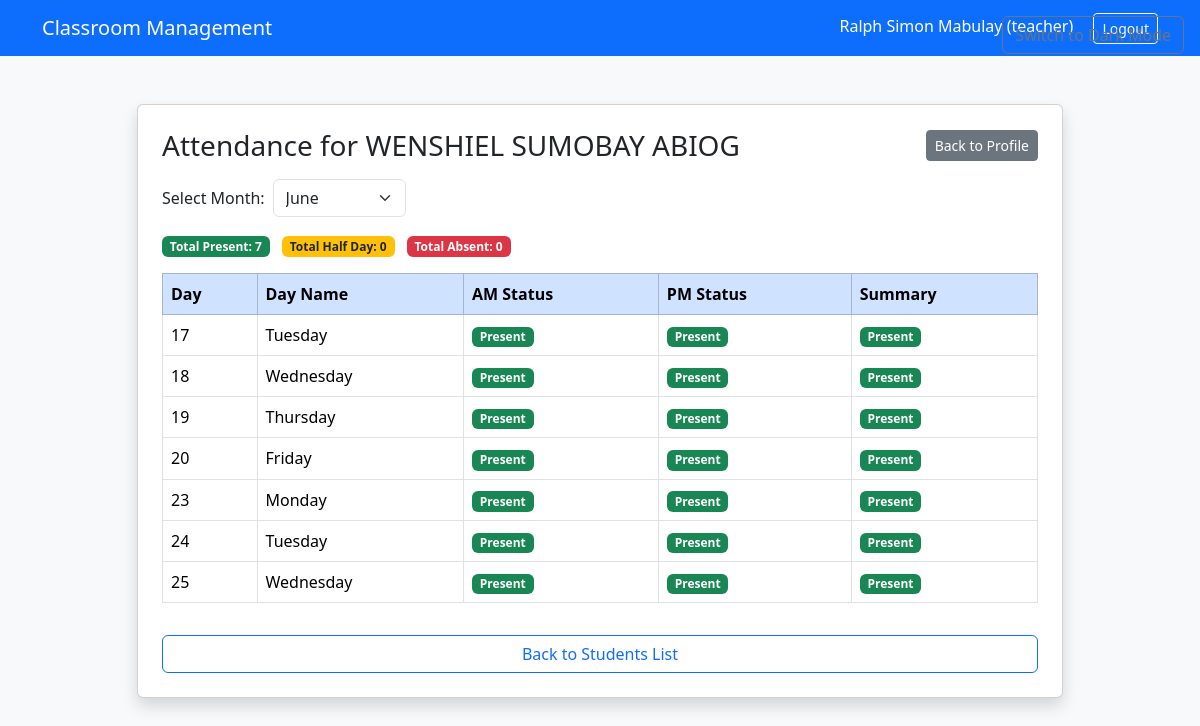
The app's page /student_attendance.php?lrn=173820946153 (signed in) with its own data.
### tables this page shows
CREATE TABLE `tbl_students` (
  `id` int(11) NOT NULL AUTO_INCREMENT,
  `lrn` varchar(12) NOT NULL,
  `first_name` varchar(50) NOT NULL,
  `last_name` varchar(50) NOT NULL,
  `birthdate` date NOT NULL,
  `gender` enum('Male','Female') NOT NULL,
  `address` varchar(255) DEFAULT NULL,
  `grade_level` varchar(10) DEFAULT NULL,
  `section` varchar(50) DEFAULT NULL,
  `contact_number` varchar(20) DEFAULT NULL,
  `guardian_name` varchar(100) DEFAULT NULL,
  `profile_picture` varchar(255) DEFAULT NULL,
  PRIMARY KEY (`id`),
  UNIQUE KEY `lrn` (`lrn`)
);

CREATE TABLE `tbl_attendance_raw` (
  `id` int(11) NOT NULL AUTO_INCREMENT,
  `student_id` int(11) NOT NULL,
  `school_year` varchar(9) NOT NULL,
  `month` varchar(15) NOT NULL,
  `day` int(11) NOT NULL,
  `day_name` enum('Monday','Tuesday','Wednesday','Thursday','Friday') NOT NULL,
  `am_status` enum('Present','Absent') DEFAULT 'Absent',
  `pm_status` enum('Present','Absent') DEFAULT 'Absent',
  `is_tardy` tinyint(1) DEFAULT 0,
  `date_recorded` datetime DEFAULT current_timestamp(),
  PRIMARY KEY (`id`),
  KEY `student_id` (`student_id`),
  CONSTRAINT `tbl_attendance_raw_ibfk_1` FOREIGN KEY (`student_id`) REFERENCES `tbl_students` (`id`)
);

### student_attendance.php (the view, shortened to what this page needs)
<?php
require 'db_connect.php';
$student_lrn = isset($_GET['lrn']) ? $_GET['lrn'] : '';
$month = isset($_GET['month']) ? $_GET['month'] : date('F');
$stmt = $pdo->prepare("SELECT * FROM tbl_students WHERE lrn = ?");
$stmt->execute([$student_lrn]);
$student = $stmt->fetch();
$stmt = $pdo->prepare("SELECT day, day_name, am_status, pm_status FROM tbl_attendance_raw WHERE student_id = ? AND month = ? ORDER BY day ASC");
$stmt->execute([$student['id'], $month]);
$attendance = $stmt->fetchAll();
$total_present = 0;
$total_halfday = 0;
$total_absent = 0;
foreach ($attendance as $row) {
    if ($row['am_status'] === 'Present' && $row['pm_status'] === 'Present') {
        $total_present++;
    } elseif (
        ($row['am_status'] === 'Absent' && $row['pm_status'] === 'Present') ||
        ($row['am_status'] === 'Present' && $row['pm_status'] === 'Absent')
    ) {
        $total_halfday++;
    } elseif ($row['am_status'] === 'Absent' && $row['pm_status'] === 'Absent') {
        $total_absent++;
    }
}
$months = [
    'June', 'July', 'August', 'September', 'October', 'November',
    'December', 'January', 'February', 'March', 'April'
];
?>
<!DOCTYPE html>
<html>
<head>
    <link href="https://cdn.jsdelivr.net/npm/bootstrap@5.3.3/dist/css/bootstrap.min.css" rel="stylesheet">
</head>
<body class="bg-light">
    <nav class="navbar navbar-expand-lg navbar-dark bg-primary">
        <div class="container">
            <a class="navbar-brand" href="index.php">Classroom Management</a>
            <div class="ms-auto">
                <span class="navbar-text text-white me-3">
                    <?= htmlspecialchars($_SESSION['full_name']) ?> (<?= htmlspecialchars($_SESSION['role']) ?>)
                </span>
                <a href="logout.php" class="btn btn-outline-light btn-sm">Logout</a>
            </div>
        </div>
    </nav>
    <div class="container py-5">
        <div class="row justify-content-center">
            <div class="col-lg-10">
                <div class="card shadow p-4">
                    <div class="d-flex justify-content-between align-items-center mb-3">
                        <h3 class="mb-0">Attendance for <?= htmlspecialchars($student['first_name'] . ' ' . $student['last_name']) ?></h3>
                        <div>
                            <a href="student_profile.php?lrn=<?= urlencode($student['lrn']) ?>" class="btn btn-secondary btn-sm">Back to Profile</a>
                        </div>
                    </div>
                    <form method="get" class="mb-3">
                        <div class="row g-2 align-items-center">
                            <div class="col-auto">
                                <label for="month" class="col-form-label">Select Month:</label>
                            </div>
                            <div class="col-auto">
                                <select name="month" id="month" class="form-select" onchange="this.form.submit()">
                                    <?php foreach ($months as $m): ?>
                                        <option value="<?= $m ?>" <?= $month === $m ? 'selected' : '' ?>><?= $m ?></option>
                                    <?php endforeach; ?>
                                </select>
                            </div>
                        </div>
                    </form>
                    <div class="table-responsive">
                        <div class="mb-3">
                            <span class="badge bg-success me-2">Total Present: <?= $total_present ?></span>
                            <span class="badge bg-warning text-dark me-2">Total Half Day: <?= $total_halfday ?></span>
                            <span class="badge bg-danger">Total Absent: <?= $total_absent ?></span>
                        </div>
                        <table class="table table-bordered table-hover align-middle">
                            <thead class="table-primary">
                                <tr>
                                    <th>Day</th>
                                    <th>Day Name</th>
                                    <th>AM Status</th>
                                    <th>PM Status</th>
                                    <th>Summary</th>
                                </tr>
                            </thead>
                            <tbody>
                                <?php if (count($attendance) > 0): ?>
                                    <?php foreach ($attendance as $row): ?>
                                        <tr>
                                            <td><?= htmlspecialchars($row['day']) ?></td>
                                            <td><?= htmlspecialchars($row['day_name']) ?></td>
                                            <td>
                                                <span class="badge bg-<?= $row['am_status'] === 'Present' ? 'success' : ($row['am_status'] === 'Tardy' ? 'warning text-dark' : 'danger') ?>">
                                                    <?= htmlspecialchars($row['am_status']) ?>
                                                </span>
                                            </td>
                                            <td>
                                                <span class="badge bg-<?= $row['pm_status'] === 'Present' ? 'success' : ($row['pm_status'] === 'Tardy' ? 'warning text-dark' : 'danger') ?>">
                                                    <?= htmlspecialchars($row['pm_status']) ?>
                                                </span>
                                            </td>
                                            <td>
                                                <?php
                                                if ($row['am_status'] === 'Present' && $row['pm_status'] === 'Present') {
                                                    echo '<span class="badge bg-success">Present</span>';
                                                } elseif (
                                                    ($row['am_status'] === 'Absent' && $row['pm_status'] === 'Present') ||
                                                    ($row['am_status'] === 'Present' && $row['pm_status'] === 'Absent')
                                                ) {
                                                    echo '<span class="badge bg-warning text-dark">Half Day</span>';
                                                } elseif ($row['am_status'] === 'Absent' && $row['pm_status'] === 'Absent') {
                                                    echo '<span class="badge bg-danger">Absent</span>';
                                                } else {
                                                    echo '<span class="badge bg-secondary">N/A</span>';
                                                }
                                                ?>
                                            </td>
                                        </tr>
                                    <?php endforeach; ?>
                                <?php else: ?>
                                    <tr>
                                        <td colspan="5" class="text-center">No attendance records found for this month.</td>
                                    </tr>
                                <?php endif; ?>
                            </tbody>
                        </table>
                    </div>
                    <a href="students.php" class="btn btn-outline-primary mt-3">Back to Students List</a>
                </div>
            </div>
        </div>
    </div>
    <button id="theme-toggle" class="btn btn-outline-secondary position-fixed" style="top: 1rem; right: 1rem; z-index: 1050;">
    </button>
</body>
</html>

### records on screen
tbl_students: first_name+last_name "WENSHIEL SUMOBAY ABIOG"
tbl_attendance_raw: day "17", day_name "Tuesday", am_status "Present", pm_status "Present"
tbl_attendance_raw: day "18", day_name "Wednesday", am_status "Present", pm_status "Present"
tbl_attendance_raw: day "19", day_name "Thursday", am_status "Present", pm_status "Present"
tbl_attendance_raw: day "20", day_name "Friday", am_status "Present", pm_status "Present"
tbl_attendance_raw: day "23", day_name "Monday", am_status "Present", pm_status "Present"
tbl_attendance_raw: day "24", day_name "Tuesday", am_status "Present", pm_status "Present"
tbl_attendance_raw: day "25", day_name "Wednesday", am_status "Present", pm_status "Present"

### other values on screen
$_SESSION['full_name'] "Ralph Simon Mabulay"
$_SESSION['role'] "teacher"
$total_present "7"
$total_halfday "0"
$total_absent "0"
form field month "June"
